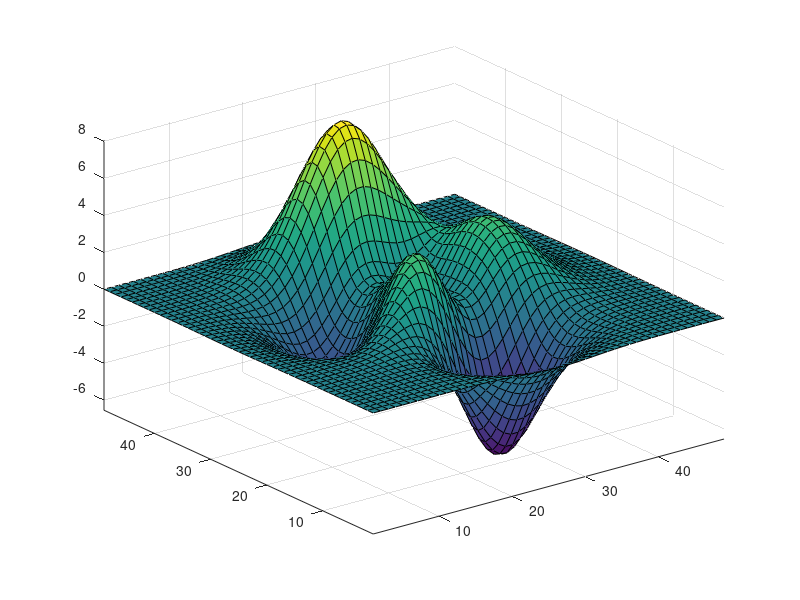

Source code (MATLAB): (Note: this script raises an error after producing the figure.)
%movie frames test

Z = peaks;
surf(Z)
axis tight manual
ax = gca;
ax.NextPlot = 'replaceChildren';

loops = 40;
F(loops) = struct('cdata',[],'colormap',[]);
for j = 1:loops
    X = sin(j*pi/10)*Z;
    surf(X,Z)
    drawnow
    F(j) = getframe(gcf);
    im{j} = frame2im(F(j));
end

% fig = figure;
% movie(fig,F,5)

filename = 'testAnimated.gif'; % Specify the output file name
for idx = 1:loops
    [A,map] = rgb2ind(im{idx},256);
    if idx == 1
        imwrite(A,map,filename,'gif','LoopCount',Inf,'DelayTime',.05);
    else
        imwrite(A,map,filename,'gif','WriteMode','append','DelayTime',.05);
    end
end